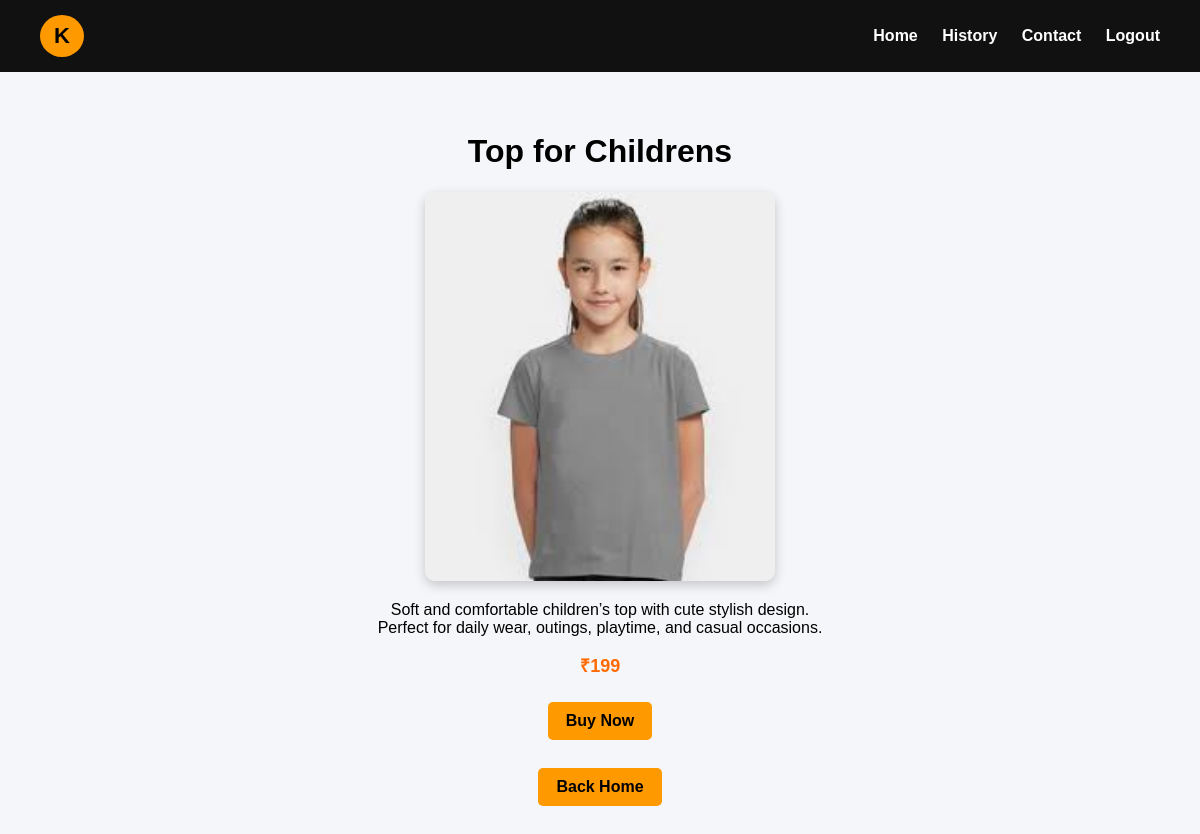
/product/8/ (signed in), run on the app's committed database.
### testapp/models.py (models this page shows)
class Tshirt(models.Model):
    SIZE_CHOICES = [
        ('S','Small'),
        ('M','Medium'),
        ('L','Large'),
        ('XL','Extra Large'),
        ('XXL','Double XL')
    ]
    name = models.CharField(max_length=100)
    image = models.ImageField(upload_to='tshirts/')
    description = models.TextField()
    price = models.IntegerField()

### testapp/views.py (the view)
# urls.py: path('product/<int:id>/', views.detail, name='detail'),
@login_required(login_url='/login/')
def detail(request, id):
    tshirt = get_object_or_404(Tshirt, id=id)
    return render(request, 'testapp/detail.html', {'tshirt': tshirt})

### templates/testapp/detail.html
{% extends 'testapp/base.html' %}
{% block content %}
<div class="detail-container">
<h1>{{tshirt.name}}</h1>
<img src="{{tshirt.image.url}}" class="detail-img">
<p>{{tshirt.description|linebreaks}}</p>
<h2 class="price">₹{{tshirt.price}}</h2>
<a href="/buy/{{tshirt.id}}" class="btn">Buy Now</a>
<br><br>
<a href="/" class="btn">Back Home</a>
</div>
{% endblock %}

### static/css/style.css (style rules this page uses)
body { font-family:Arial, Helvetica, sans-serif; background:#f4f6f9; margin:0; }
.price { color:#ff6b00; font-weight:bold; font-size:18px; }
.btn { background:#ff9900; color:black; padding:10px 18px; border-radius:5px; text-decoration:none; display:inline-block; margin-top:10px; font-weight:bold; }
.detail-container { text-align:center; padding:40px; }
.detail-img { width:350px; border-radius:10px; box-shadow:0 4px 12px rgba(0,0,0,0.2); }

### data on the page
Tshirt: name "Top for Childrens", image (picture), description "Soft and comfortable children’s top with cute stylish design. Perfect for daily wear, outings, playtime, and casual occasions.", price "199"
